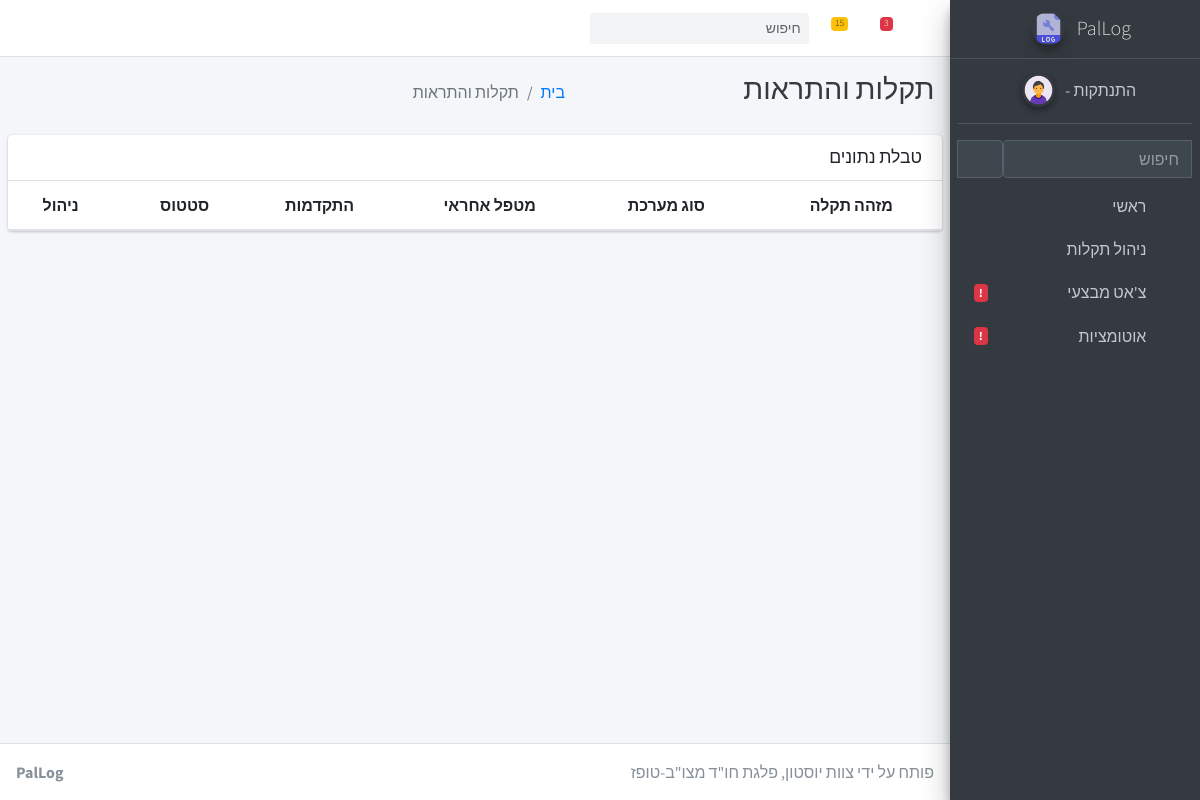
/management-alerts, run on an earlier commit of the app's database.
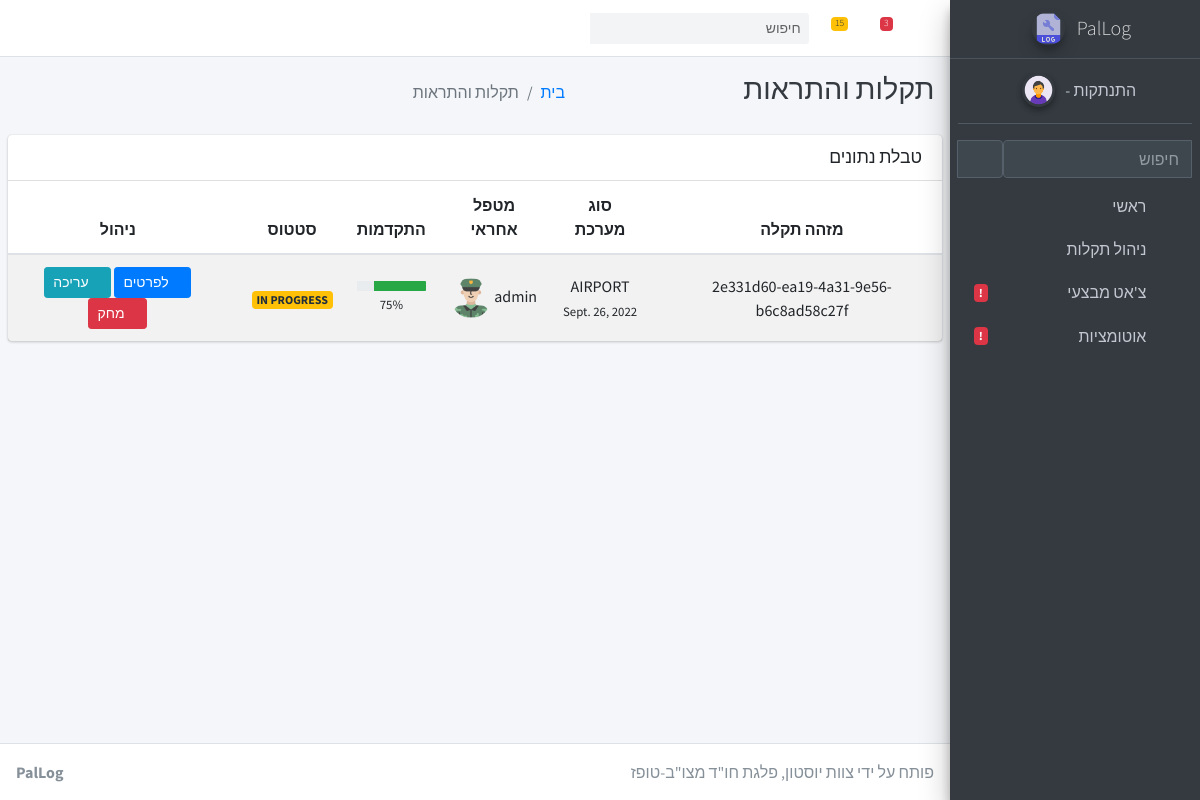
And on a later commit of the database.
### apps/home/models.py (models this page shows, shortened)
class Record(models.Model):
    AIRPORT = 'AIRPORT'
    BE = 'BE'
    CHOICES_SYSTEM = (
        (AIRPORT, 'AIRPORT'),
        (BE, 'BE')
    )
    FINISHED = 'FINISHED'
    IN_PROGRESS = 'IN PROGRESS'
    ABORTED = 'ABORTED'
    CHOICES_STATUS = (
        (FINISHED, 'FINISHED'),
        (IN_PROGRESS, 'IN PROGRESS'),
        (ABORTED, 'ABORTED')
    )
    id = models.AutoField(default=0, primary_key=True)
    record_id =  models.UUIDField(default=uuid.uuid4, editable=False)
    created_by = models.ForeignKey(User, on_delete=models.CASCADE)
    system_type = models.CharField(max_length=20, choices=CHOICES_SYSTEM, default=AIRPORT)
    status = models.CharField(max_length=20, choices=CHOICES_STATUS, default=IN_PROGRESS)
    network = models.CharField(max_length = 12)
    date_start = models.DateField()
    date_finish = models.DateField(blank=True)
    progression = PositiveIntegerField(default=0, validators=[MinValueValidator(0), MaxValueValidator(100)])
    short_description = models.TextField(blank=True, null=True)
    long_description = models.TextField(blank=True, null=True)
    short_solution = models.TextField(blank=True, null=True)
    long_solution = models.TextField(blank=True, null=True)

### apps/home/views.py (the view)
# urls.py: path('management-alerts', views.alerts, name='management-alerts'),
def alerts(request):
    alerts = Record.objects.all()
    return render(request,'home/alerts.html', {'alerts': alerts})

### apps/context_processors.py (called while the page is built)
def cfg_assets_root(request):
    return { 'ASSETS_ROOT' : settings.ASSETS_ROOT }

### apps/templates/home/alerts.html (shortened to what this page needs)
{% extends "layouts/base.html" %}
{% block body_class %} sidebar-mini layout-fixed layout-navbar-fixed layout-footer-fixed {% endblock body_class %}
{% block stylesheets %}
  <link rel="stylesheet" href="{{ ASSETS_ROOT }}/plugins/fontawesome-free/css/all.min.css">
  <link rel="stylesheet" href="{{ ASSETS_ROOT }}/css/adminlte.min.css">
{% endblock stylesheets %}
{% block content %}
  <div class="content-wrapper">
    <div class="content-header" style="direction:rtl">
      <div class="container-fluid">
        <div class="row mb-2">
          <div class="col-sm-3">
            <h1 class="m-0 text-dark">תקלות והתראות</h1>
          </div>
          <div class="col-sm-4">
            <ol class="breadcrumb float-sm-left">
              <li class="breadcrumb-item"><a href="/">בית</a></li>
              <li class="breadcrumb-item active">תקלות והתראות</li>
            </ol>
          </div>
        </div>
      </div>
    </div>
    <section class="content" style="direction: rtl">
      <div class="card">
        <div class="card-header">
          <h3 class="card-title">טבלת נתונים</h3>
        </div>
        <div class="card-body p-0">
          <table class="table table-striped projects">
              <thead>
                  <tr class="text-center">
                    <th>מזהה תקלה</th>
                    <th>סוג מערכת</th>
                    <th>מטפל אחראי</th>
                    <th>התקדמות</th>
                    <th>סטטוס</th>
                    <th>ניהול</th>
                  </tr>
              </thead>
              <tbody>
                {% for a in alerts %}
                  <tr class="text-center">
                      <td>{{a.record_id}}</td>
                      <td>
                          <a>{{a.system_type}}</a>
                          <br/>
                          <small>{{a.date_start}}</small>
                      </td>
                      <td>
                        <img alt="Avatar" class="table-avatar" src="{{ ASSETS_ROOT }}/img/user.png">
                      </td>
                      <td class="project_progress">
                          <div class="progress progress-sm">
                              <div class="progress-bar bg-green" role="progressbar" aria-valuenow="{{a.progression}}" aria-valuemin="0" aria-valuemax="100" style="width: {{a.progression}}%">
                              </div>
                          </div>
                          <small> {{a.progression}}% </small>
                      </td>
                      <td class="project-state">
                        {% if a.status == "FINISHED" %}
                          <span class="badge badge-success">{{a.status}}</span>
                        {% else %}
                            {% if a.status == "IN PROGRESS" %}
                              <span class="badge badge-warning">{{a.status}}</span>
                            {% else %}
                              <span class="badge badge-danger">{{a.status}}</span>
                            {% endif %}
                        {% endif %}
                      </td>
                      <td class="project-actions text-center">
                          <a class="btn btn-primary btn-sm" href="{% url 'management-view' a.id  %}">
                              <i class="fas fa-folder"></i>
                              לפרטים
                          </a>
                          <a class="btn btn-info btn-sm" href="{% url 'management-edit' a.id  %}">
                              <i class="fas fa-pencil-alt"></i>
                              עריכה
                          </a>
                          <a class="btn btn-danger btn-sm" href="{% url 'management-del' a.id  %}">
                              <i class="fas fa-trash"></i>
                              מחק
                          </a>
                      </td>
                  </tr>
                {% endfor %}
              </tbody>
          </table>
        </div>
      </div>
    </section>
  </div>
{% endblock content %}

### apps/templates/layouts/base.html (shortened to what this page needs)
<!DOCTYPE html>
<html lang="en">
<head>
  {% block stylesheets %}{% endblock stylesheets %}
</head>
<body class="hold-transition {% block body_class %}{% endblock body_class %}">
<div class="wrapper">
    {% include 'includes/navigation.html' %}
    {% include 'includes/sidebar.html' %}
    {% block content %}{% endblock content %}
    {% include 'includes/footer.html' %}
</div>
</body>
</html>

### apps/templates/includes/navigation.html (shortened to what this page needs)
  <nav class="main-header navbar navbar-expand navbar-white navbar-light">
    <ul class="navbar-nav">
      <li class="nav-item">
        <a class="nav-link" data-widget="pushmenu" href="#" role="button"><i class="fas fa-bars"></i></a>
      </li>
      <li class="nav-item dropdown">
        <a class="nav-link" data-toggle="dropdown" href="#">
          <i class="far fa-comments"></i>
          <span class="badge badge-danger navbar-badge">3</span>
        </a>
      </li>
      <li class="nav-item dropdown">
        <a class="nav-link" data-toggle="dropdown" href="#">
          <span class="badge badge-warning navbar-badge">15</span>
        </a>
      </li>
    </ul>
    <form class="form-inline ml-3">
      <div class="input-group input-group-sm">
        <div class="input-group-append">
          <button class="btn btn-navbar" type="submit">
            <i class="fas fa-search"></i>
          </button>
        </div>
        <input class="form-control form-control-navbar" type="search" placeholder="חיפוש" aria-label="Search">
      </div>
    </form>
  </nav>

### apps/templates/includes/sidebar.html (shortened to what this page needs)
  <aside class="main-sidebar sidebar-dark-primary elevation-4">
    <a href="/" class="brand-link text-center">
      <img src="{{ ASSETS_ROOT }}/img/PalLog.png" alt="PalLog Logo" class="brand-image img-circle elevation-3" style="opacity: .8">
      <span class="brand-text font-weight-light">PalLog</span>
    </a>
    <div class="sidebar">
      <div class="user-panel mt-3 pb-3 mb-3 d-flex justify-content-center">
        <div class="image">
          <img src="{{ ASSETS_ROOT }}/img/admin.png" class="img-circle elevation-2" alt="User Image">
        </div>
        <div class="info">
          <a href="{% url 'register' %}" class="d-block">
            {{ request.user.username }} - התנתקות
          </a>
        </div>
      </div>
      <div class="form-inline" style="direction:rtl">
        <div class="input-group" data-widget="sidebar-search">
          <input class="form-control form-control-sidebar" type="search" placeholder="חיפוש" aria-label="חיפוש">
          <div class="input-group-append">
            <button class="btn btn-sidebar">
              <i class="fas fa-search fa-fw"></i>
            </button>
          </div>
        </div>
      </div>
      <nav class="mt-2">
        <ul class="nav nav-pills nav-sidebar flex-column" data-widget="treeview" role="menu" data-accordion="false">
          <li class="nav-item has-treeview {% if 'index' in segment %} menu-open {% endif %}">
            <a href="#" class="nav-link {% if 'index' in segment %} active {% endif %}">
              <p>
                ראשי
                <i class="right fas fa-angle-left"></i>
              </p>
              <i class="fas fa-home nav-icon"></i>
            </a>
          </li>
          <li class="nav-item has-treeview">
            <a href="#" class="nav-link">
              <p>
                ניהול תקלות
                <i class="fas fa-angle-left right"></i>
              </p>
              <i class="nav-icon fas fa-th"></i>
            </a>
          </li>
          <li class="nav-item">
            <a href="chat/" class="nav-link {% if 'widgets' in segment %} active {% endif %}">
              <p>
                צ'אט מבצעי
                <span class="right badge badge-danger">!</span>
              </p>
              <i class="nav-icon fas fa-comment"></i>
            </a>
          </li>
          <li class="nav-item">
            <a href="/automations" class="nav-link {% if 'widgets' in segment %} active {% endif %}">
              <p>
                אוטומציות
                <span class="right badge badge-danger">!</span>
              </p>
              <i class="nav-icon fas fa-robot"></i>
            </a>
          </li>
        </ul>
      </nav>
    </div>
  </aside>

### apps/templates/includes/footer.html
  <footer class="main-footer">
    <div class="float-left d-none d-sm-inline-block">
      <b>PalLog</b>
    </div>
    <div class="float-right d-none d-sm-inline-block">
        פותח על ידי צוות יוסטון, פלגת חו"ד מצו"ב-טופז
    </div>
  </footer>

What changed in the data, as far as the page shows it:
added Record: record_id "2e331d60-ea19-4a31-9e56-b6c8ad58c27f", system_type "AIRPORT", date_start "Sept. 26, 2022", progression "75", status "IN PROGRESS"
